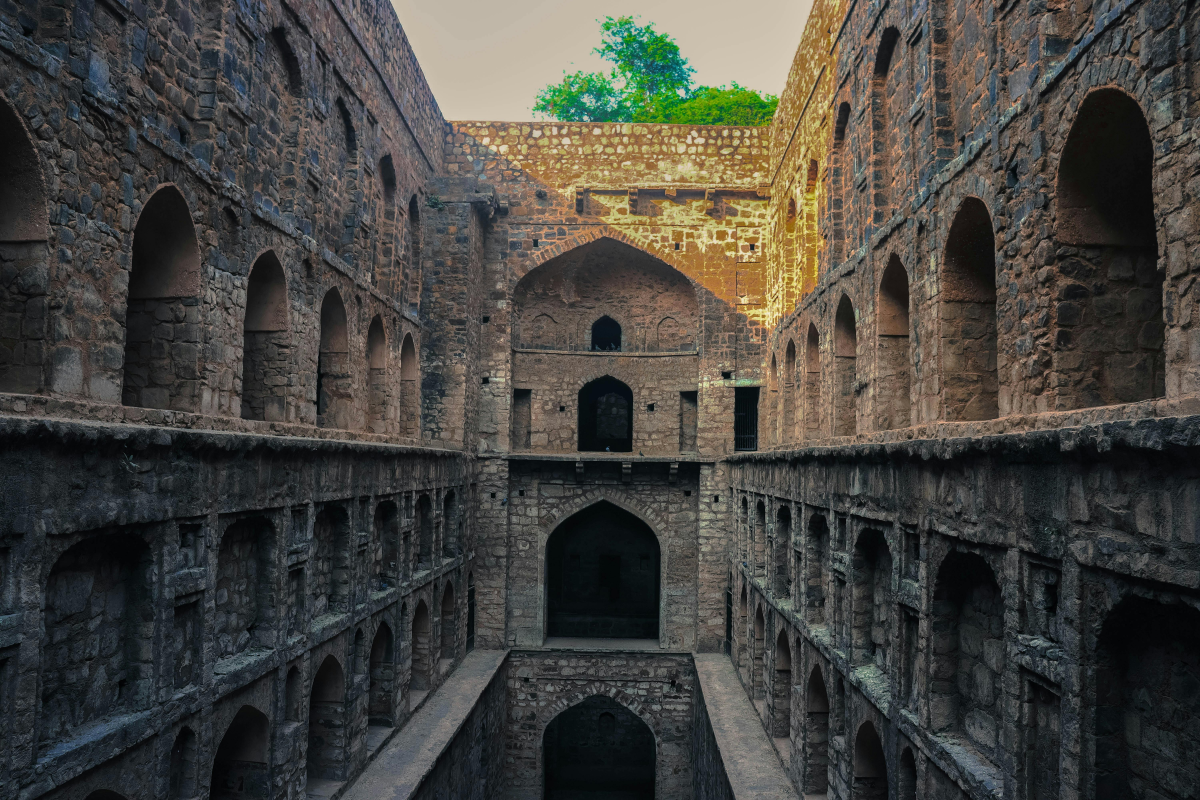
#> input picture image_files/AGRASEN.jpg, 6000 x 4000 px (shown at 1/5 size); its folder holds 2 pictures in this run
$ python image_resizer.py
#> lines starting #> are read from the running program, lines starting #| are printed output that depends on the picture
import os
from PIL import Image

def resize_images(folder_path, width, height):
    """Resize all images in a folder to specified dimensions."""
#> called with folder_path = './image_files', width = 800, height = 600

    # Check if folder exists
    if not os.path.exists(folder_path):
        print(f"Folder '{folder_path}' not found!")
        return

    # Get all image files
    image_extensions = ['.jpg', '.jpeg', '.png', '.bmp']
    image_files = []

    for file in os.listdir(folder_path):
        if any(file.lower().endswith(ext) for ext in image_extensions):
            image_files.append(file)

    if not image_files:
        print("No image files found in the folder!")
        return

    print(f"Found {len(image_files)} images to resize...")

    # Resize each image
    for filename in image_files:
        try:
            # Open image
            img_path = os.path.join(folder_path, filename)
            img = Image.open(img_path)
#> img is the input picture: PIL image 6000x4000 RGB; mean R, G, B 69.8, 68.4, 63.4

            # Resize image
            resized_img = img.resize((width, height))
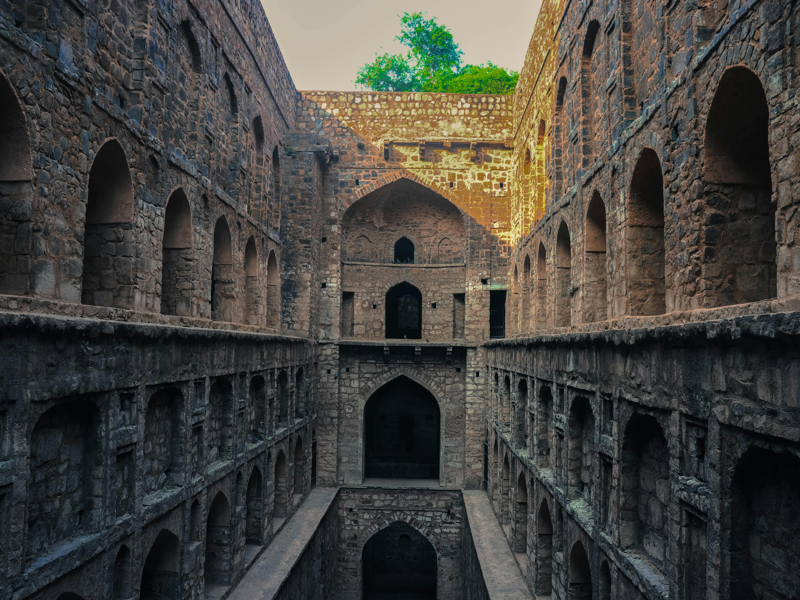
#> resized_img: PIL image 800x600 RGB; mean R, G, B 69.8, 68.4, 63.4

            # Save resized image
            name, ext = os.path.splitext(filename)
            new_filename = f"{name}_resized{ext}"
            new_path = os.path.join(folder_path, new_filename)
            resized_img.save(new_path)

            print(f"✓ Resized: {filename}")

        except Exception as e:
            print(f"✗ Error with {filename}: {e}")

    print("Done!")

# Usage
if __name__ == "__main__":
    folder_path = "./image_files"
    new_width = 800
    new_height = 600

    resize_images(folder_path, new_width, new_height)
